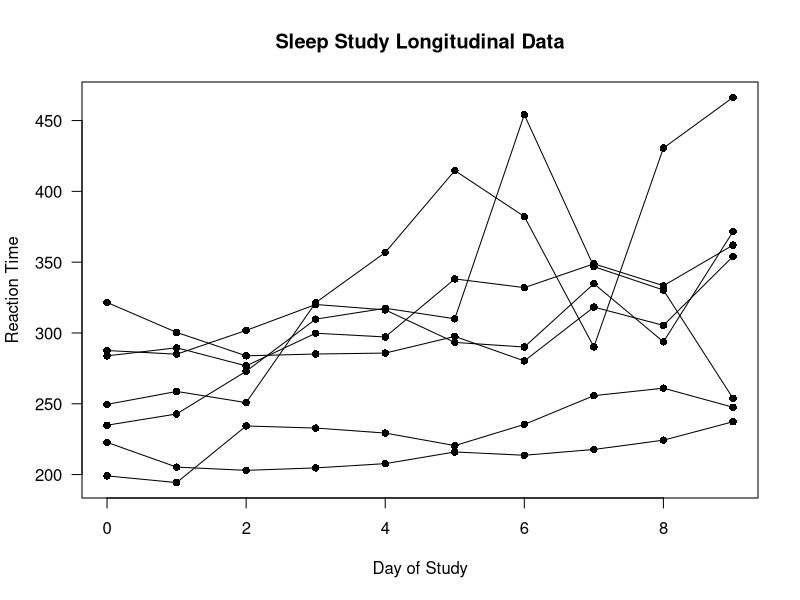
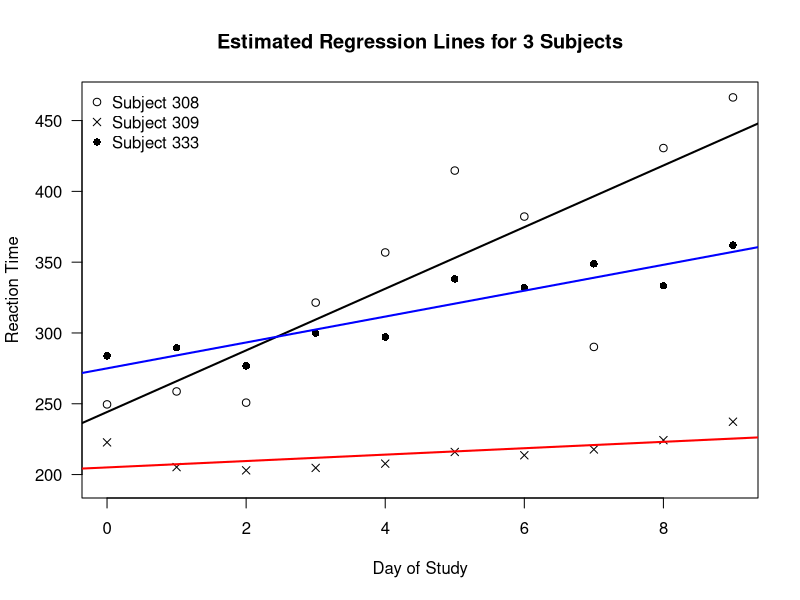
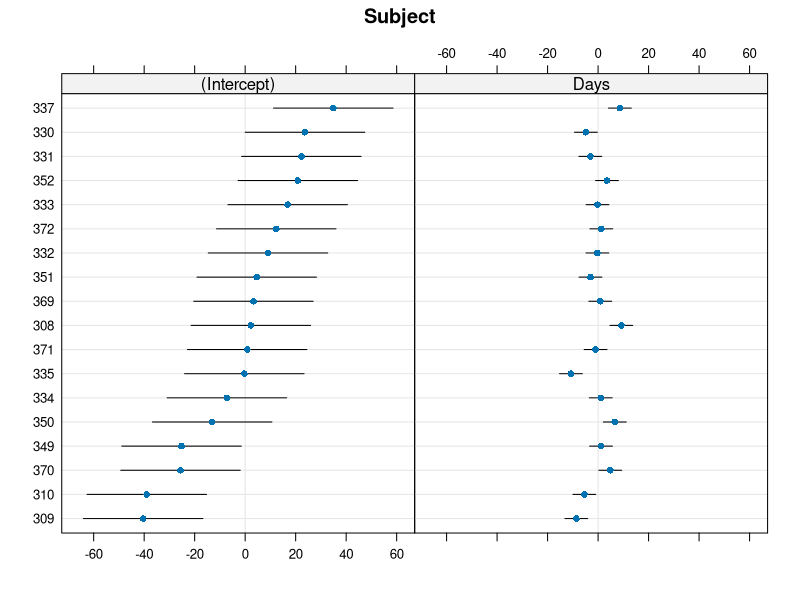
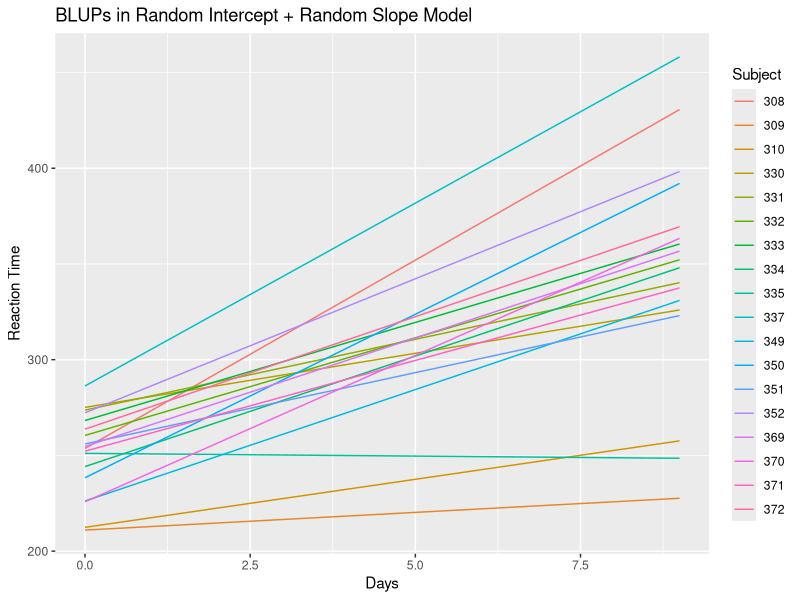
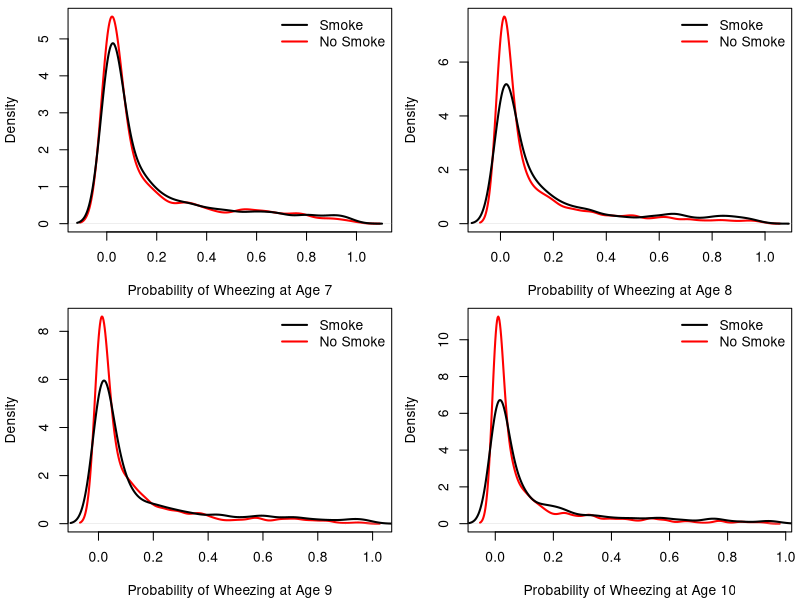

Source code (R) for these figures, in order:
## ---- chunk 1
library(lme4)
data(sleepstudy)
ids <- unique(sleepstudy$Subject)

plot(sleepstudy$Days, sleepstudy$Reaction, type="n",
     ylab="Reaction Time", xlab="Day of Study", las=1,
     main="Sleep Study Longitudinal Data")
for(k in 1:7) {
    ind <- sleepstudy$Subject == ids[k]
    lines(sleepstudy$Days[ind], sleepstudy$Reaction[ind])
    points(sleepstudy$Days[ind], sleepstudy$Reaction[ind], pch=16)
}
set.seed(5178)
## ---- chunk 2
pc <- c(1,4,3,4,5,6,16)
cls <- c("black", "red", "black", "black","black","black", "blue")
plot(sleepstudy$Days, sleepstudy$Reaction, type="n",
     ylab="Reaction Time", xlab="Day of Study", las=1,
     main="Estimated Regression Lines for 3 Subjects")
for(k in c(1,2,7)) {
  ind <- sleepstudy$Subject == ids[k]
  points(sleepstudy$Days[ind], sleepstudy$Reaction[ind], pch=pc[k])
  tmp <- lm(Reaction ~ Days, data=sleepstudy[sleepstudy$Subject==ids[k],])
  abline(tmp$coef[1], tmp$coef[2], col=cls[k], lwd=2)
}
legend("topleft", legend=c("Subject 308", "Subject 309", "Subject 333"), pch=c(1,4,16),
       bty='n')
## ---- chunk 3
data(sleepstudy) 
dim(sleepstudy) # 18 individuals, each with 10 observations
sleepstudy[1:20,] # Data from the subjects with ids: 308 and 309
## ---- chunk 4
lmm.sleep.intercept <- lmer(Reaction ~ Days + (1|Subject), data = sleepstudy)
## ---- chunk 5
x.mat <- model.matrix(lmm.sleep.intercept)
## This design matrix should have an intercept column
## and a column which stores the "Days" variable
x.mat[1:5,]
## ---- chunk 6
## Use argument type = "random" to get random-effects design matrix
z.mat <- model.matrix(lmm.sleep.intercept, type="random")
z.mat[1:20,] # The . values in zmat correspond to zeros
## ---- chunk 7
summary(lmm.sleep.intercept)
## ---- chunk 8
lmm.sleep.slope <- lmer(Reaction ~ Days + (Days|Subject), data = sleepstudy)
## ---- chunk 9
x.mat2 <- model.matrix(lmm.sleep.slope)
## This design matrix should be the same as that from lmm.sleep.intercept
x.mat2[1:5,]
## ---- chunk 10
## Use argument type = "random" to get random-effects design matrix
z.mat2 <- model.matrix(lmm.sleep.slope, type="random")
z.mat2[1:20,] # The . values in zmat2 correspond to zeros
## ---- chunk 11
summary(lmm.sleep.slope)
## ---- chunk 12
coef( summary(lmm.sleep.slope) )
## ---- chunk 13
VarCorr( lmm.sleep.slope )
## ---- chunk 14
blups.slope <- ranef( lmm.sleep.slope )
## ---- chunk 15
library(lattice)
dotplot(blups.slope)
## This plots subjects sorted by individual-specific estimates of intercepts
## ---- chunk 16
ranef.df <- as.data.frame( blups.slope)
head(ranef.df)
## ---- chunk 17
blup.full <- fitted( lmm.sleep.slope )  # Should be a vector of length 180
## ---- chunk 18
library(ggplot2)
# First add the BLUPs to the sleepstudy data as a separate variable
sleepstudy$blups <- blup.full

# Now plot BLUPs vs. study data for each subject
ggplot(sleepstudy, aes(x=Days, y=blups, group=Subject)) +
  geom_line(aes(color=Subject)) + 
  labs(title = "BLUPs in Random Intercept + Random Slope Model",
       y = "Reaction Time")
## ---- chunk 19
library(geepack)
## ---- chunk 20
data(ohio)
head(ohio, 12) # look at first 12 rows of ohio
## ---- chunk 21
library(dplyr)
prop_summary_ohio <- ohio %>% 
                     group_by(smoke, age) %>% 
                     summarize( prop_wheeze = mean(resp) )
prop_summary_ohio
## ---- chunk 22
# id is the grouping variable
ohio.intercept <- glmer(resp ~ age + smoke + (1 | id), data = ohio, family = binomial)
## ---- chunk 23
coef(summary(ohio.intercept))
## ---- chunk 24
VarCorr(ohio.intercept)
## ---- chunk 25
beta.hat <- coef(summary(ohio.intercept))[,1]
n <- 1000
pneg2.smoke <- plogis(rnorm(n,sd=2.34) + beta.hat[1] - 2*beta.hat[2] + beta.hat[3]) #age -2 with smoke
pneg2 <- plogis(rnorm(n, sd=2.34) + beta.hat[1] - 2*beta.hat[2]) #age -2 w/o smoke
pneg1.smoke <- plogis(rnorm(n,sd=2.34) + beta.hat[1] - 1*beta.hat[2] + beta.hat[3]) #age -1 with smoke
pneg1 <- plogis(rnorm(n, sd=2.34) + beta.hat[1] - 1*beta.hat[2]) # age -1 w/o smoke
p0.smoke <- plogis(rnorm(n, sd=2.34) + beta.hat[1] + beta.hat[3]) # age 0 with smoke
p0 <- plogis(rnorm(n, sd=2.34) + beta.hat[1]) # age 0 w/o smoke
p1.smoke <- plogis(rnorm(n,sd=2.34) + beta.hat[1] + beta.hat[2] + beta.hat[3]) # age 1 with smoke
p1 <- plogis(rnorm(n, sd=2.34) + beta.hat[1] + beta.hat[2]) # age 1 w/o smoke

par(mfrow=c(2,2), mar=c(4.1, 4.1, .5, .5))
plot(density(pneg2), lwd=2, xlab = "Probability of Wheezing at Age 7", main="", col="red")
d <- density(pneg2.smoke)
lines(d$x, d$y, lwd=2)
legend("topright", legend = c("Smoke", "No Smoke"), col=c("black", "red"), bty='n', lwd=2)
plot(density(pneg1), lwd=2, xlab = "Probability of Wheezing at Age 8", main="", col="red")
d <- density(pneg1.smoke)
lines(d$x, d$y, lwd=2)
legend("topright", legend = c("Smoke", "No Smoke"), col=c("black", "red"), bty='n', lwd=2)
plot(density(p0), lwd=2, xlab = "Probability of Wheezing at Age 9", main="", col="red")
d <- density(p0.smoke)
lines(d$x, d$y, lwd=2)
legend("topright", legend = c("Smoke", "No Smoke"), col=c("black", "red"), bty='n', lwd=2)
plot(density(p1), lwd=2, xlab = "Probability of Wheezing at Age 10", main="", col="red")
d <- density(p1.smoke)
lines(d$x, d$y, lwd=2)
legend("topright", legend = c("Smoke", "No Smoke"), col=c("black", "red"), bty='n', lwd=2)
